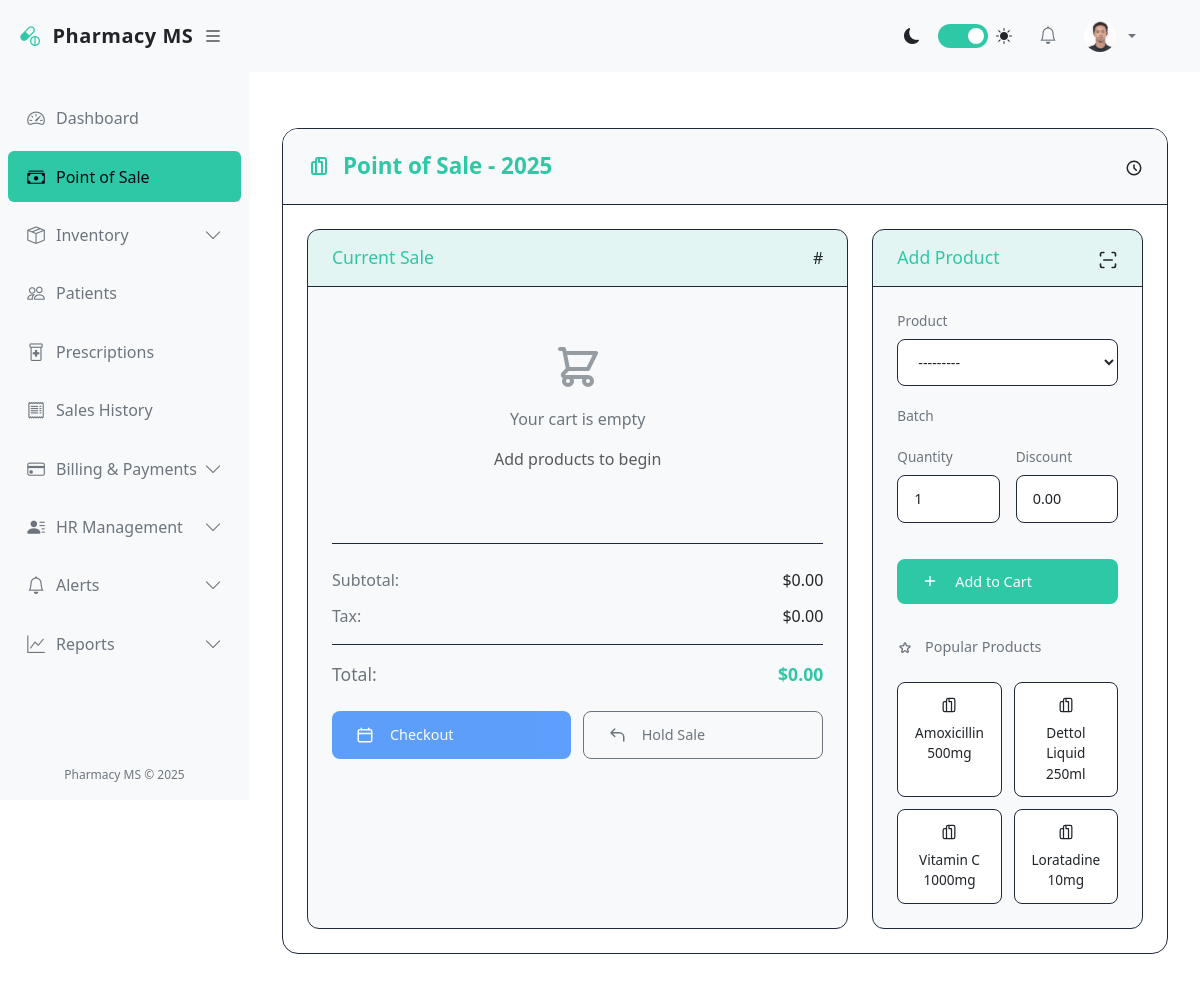
/pharmacy/pos/ (signed in), run on an earlier commit of the app's database.
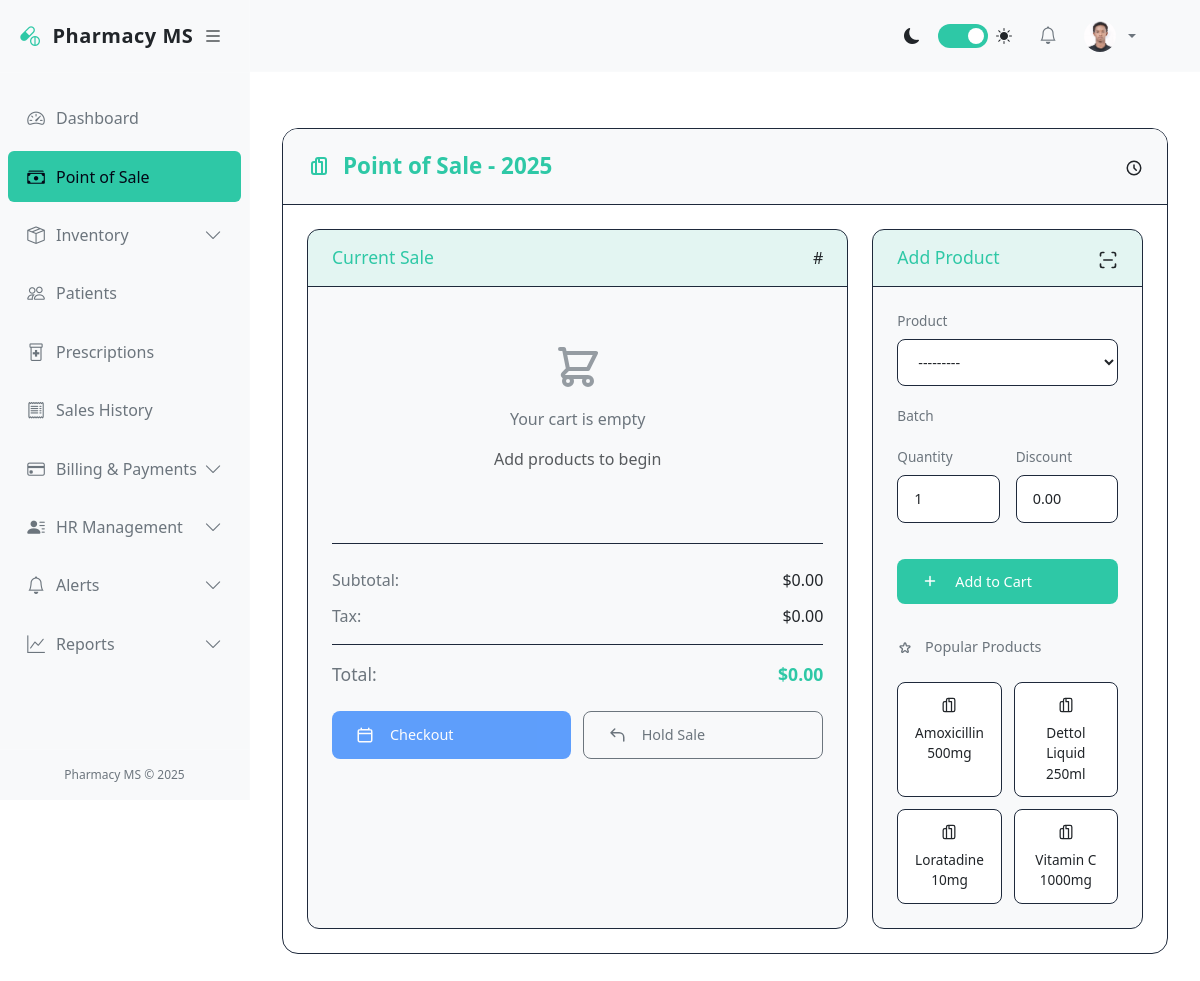
And on a later commit of the database.
### pharmacy/models.py (models this page shows, shortened)
class Product(models.Model):
    TYPE_CHOICES = (
        ('drug', 'Drug'),
        ('non_drug', 'Non-Drug'),
    )
    name = models.CharField(max_length=100)
    made_in = CountryField(blank=True, null=True)
    generic_name = models.CharField(max_length=100, blank=True, null=True)
    category = models.ForeignKey('Category', on_delete=models.SET_NULL, null=True, blank=True)
    product_type = models.CharField(max_length=10, choices=TYPE_CHOICES, default='drug')
    description = models.TextField(blank=True, null=True)
    unit_of_measure = models.CharField(max_length=20)
    cost_price = models.DecimalField(
        max_digits=10,
        decimal_places=2,
        validators=[MinValueValidator(0.01)]
    )
    selling_price = models.DecimalField(
        max_digits=10,
        decimal_places=2,
        validators=[MinValueValidator(0.01)]
    )
    min_stock_level = models.IntegerField(default=10, validators=[MinValueValidator(1)])
    is_active = models.BooleanField(default=True)
    created_at = models.DateTimeField(auto_now_add=True)
    updated_at = models.DateTimeField(auto_now=True)
    barcode = models.CharField(max_length=50, unique=True, blank=True, null=True)
    sales_count = models.PositiveIntegerField(default=0)  # Default value set here
    def __str__(self):
        return f"{self.name} ({self.generic_name})" if self.generic_name else self.name
    class Meta:
        ordering = ['name']

### pharmacy/views.py (the view, shortened to what this page needs)
# urls.py: path('pos/', views.pos, name='pos'),
@login_required
def pos(request):
    cart = request.session.get('cart', [])
    products_in_cart = []
    subtotal = Decimal('0.00')
    total_amount = subtotal
    if request.method == 'POST':
        form = POSForm(request.POST)
        if form.is_valid():
            product = form.cleaned_data['product']
            quantity = form.cleaned_data['quantity']
            discount = form.cleaned_data['discount'] or Decimal('0.00')
            if quantity <= 0:
                messages.error(request, 'Quantity must be at least 1')
                return redirect('pos')
            batches = Batch.objects.filter(
                product=product,
                quantity__gt=0,
                expiry_date__gt=date.today()
            ).order_by('expiry_date')
            if not batches.exists():
                messages.error(request, f'No stock available for {product.name}!')
                return redirect('pos')
            available_quantity = batches.aggregate(total=Sum('quantity'))['total']
            if quantity > available_quantity:
                messages.warning(request,
                    f'Only {available_quantity} units of {product.name} available. Added maximum available quantity.')
                quantity = available_quantity
            batch_to_use = None
            remaining_quantity = quantity
            for batch in batches:
                if remaining_quantity <= 0:
                    break
                use_qty = min(remaining_quantity, batch.quantity)
                if not batch_to_use or batch_to_use.id == batch.id:
                    batch_to_use = batch
                else:
                    messages.warning(request,
                        f'Stock for {product.name} is spread across multiple batches. Using batch {batch_to_use.batch_number}.')
                    break
                remaining_quantity -= use_qty
            if 'cart' not in request.session:
                request.session['cart'] = []
            request.session['cart'].append({
                'item_id': len(request.session['cart']),
                'product_id': product.id,
                'batch_id': batch_to_use.id,
                'quantity': quantity,
                'discount': float(discount)
            })
            request.session.modified = True
            messages.success(request, f'{quantity} x {product.name} added to cart')
            return redirect('pos')
    else:
        form = POSForm()
    popular_products = Product.objects.filter(
        is_active=True,
        batches__quantity__gt=0,
        batches__expiry_date__gt=date.today()
    ).distinct().order_by('-sales_count')[:8]
    return render(request, 'pharmacy/pos/pos.html', {
        'form': form,
        'products_in_cart': products_in_cart,
        'subtotal': subtotal,
        'total_amount': total_amount,
        'popular_products': popular_products
    })

### pharmacy/forms.py
class POSForm(forms.Form):
    patient = forms.ModelChoiceField(
        queryset=Patient.objects.all(),
        required=False,
        widget=forms.Select(attrs={'class': 'select2'})
    )
    product = forms.ModelChoiceField(
        queryset=Product.objects.filter(is_active=True),
        widget=forms.Select(attrs={'class': 'select2'})
    )
    quantity = forms.IntegerField(min_value=1, initial=1)
    discount = forms.DecimalField(
        min_value=0,
        max_value=100,
        initial=0,
        required=False,
        widget=forms.NumberInput(attrs={'step': '0.01'})
    )

### pharmacy/templates/pharmacy/pos/pos.html (shortened to what the changed rows need)
{% extends 'base.html' %}
{% load static %}
{% block content %}
<div class="pos-container">
    <div class="pos-header">
        <h2 class="pos-title">
            Point of Sale - 2025
        </h2>
    </div>
    <div class="pos-grid">
        <div class="pos-card">
            <div class="card-body">
                {% if popular_products %}
                <div class="popular-products">
                    {% for product in popular_products %}
                    <button class="product-btn quick-add-btn" data-product-id="{{ product.id }}"
                        data-product-name="{{ product.name }}">
                        {{ product.name }}
                    </button>
                    {% endfor %}
                </div>
                {% endif %}
            </div>
        </div>
    </div>
</div>
{% endblock %}

What changed in the data, as far as the page shows it:
changed Product "Loratadine 10mg": moves up the list
